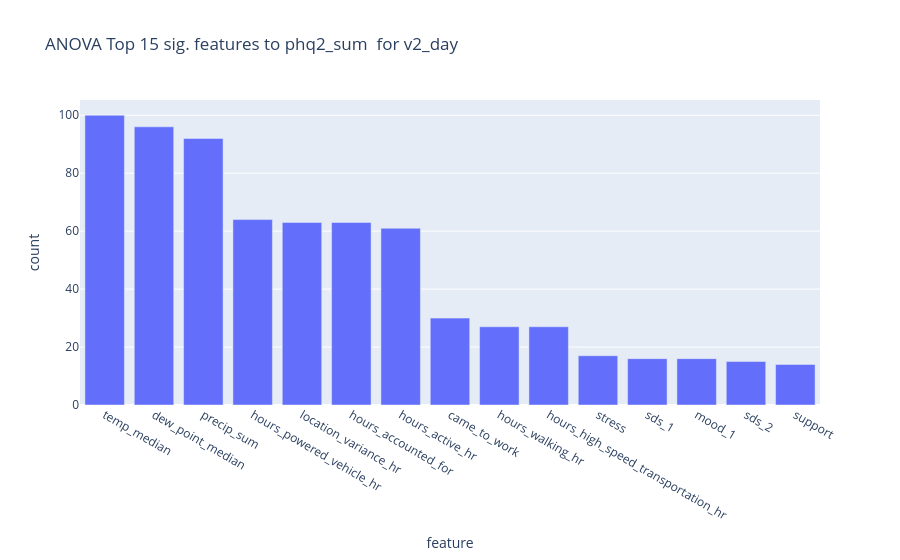
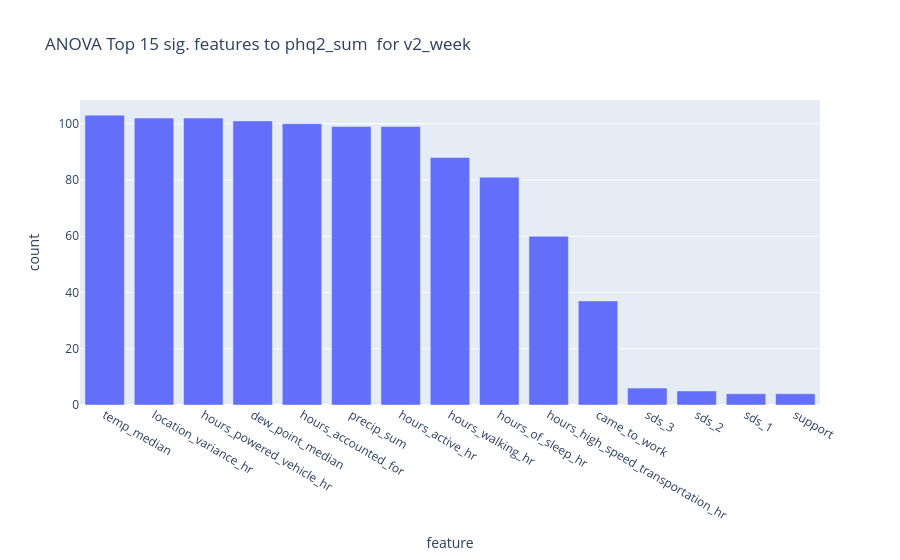
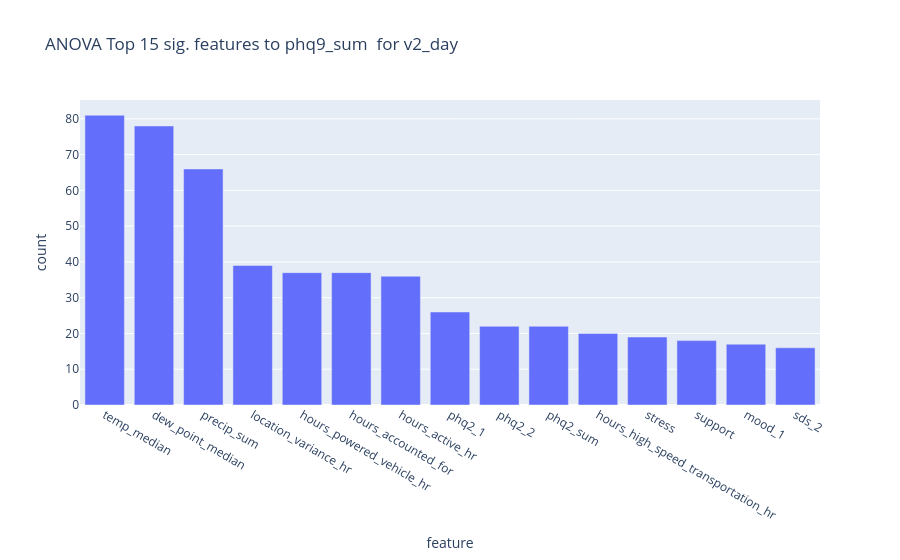
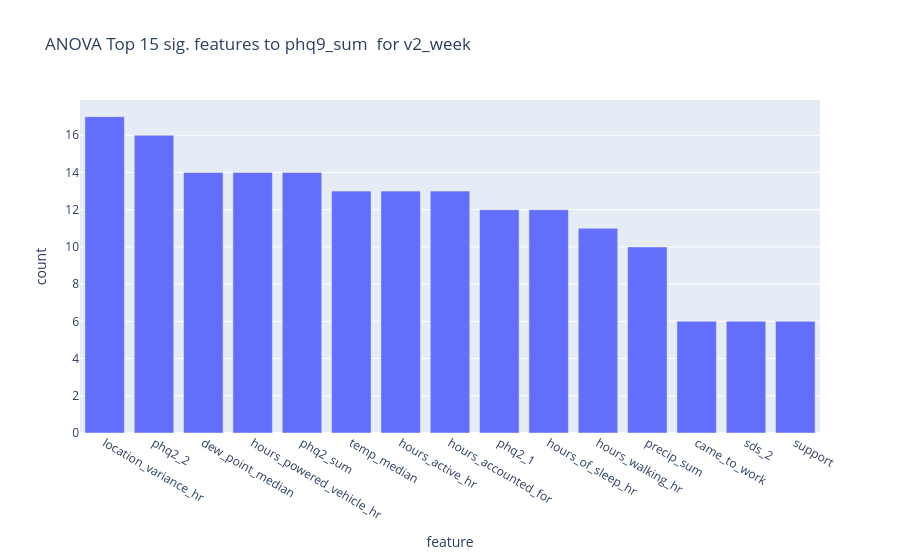

The code cell stored with these charts, in order, in its notebook:
### Markdown cell above
### From this, we'll keep keep_weather = ["dew_point_median", "temp_median", "precip_sum"]. It seems like the analyses are getting skewed for V2_day because daily everyone has weather but not everyone has the others. 

## Run ANOVA for V1, V2 (only 3 kept weather, not too-correlated cols, etc)

### Code cell
## Anova LIMITED WEATHER analysis
keep_weather = ["dew_point_median", "temp_median", "precip_sum"]
# also added to variables.py

print('Run on:', dt.datetime.today().strftime('%a %d %b %Y, %I:%M%p'))
import textwrap

# ---- EDIT PARAMS ------
n_features = 10 # Choose number of features/scores to save from the ANOVA
n_subjects_show = 3 # Choose number of subjects' ANOVA scores to see in graphs
n_features_show = 10 # Choose number of features to see in graphs
show_means = True # Choose whether to visualize mean scores for features across all subjects
verbose = False
# --------------------

	
for y_col in ['phq2_sum','phq9_sum']:

	for name in ['v1_day','v1_week','v2_day','v2_week']:
		subjects_shown_count=0
		subjects_skipped=0
		print(f'################ {name} ###############')
		df = pd.read_csv(os.path.join(brighten_dir, f'{name}_trainval_transformed.csv')) #use transformed to have NOT imputed data
		
		numeric_cols = df.select_dtypes(include=('int64','float64')).columns.to_list()
		drop_nonnumeric_cols = [col for col in df.columns if col not in numeric_cols]
		drop_dup_dumb_cols = [col for col in df.columns if '.1' in col or '.2' in col or '.3' in col or 'Unnamed' in col]
		drop_baseline_cols = [col for col in df.columns if any(item in col for item in baseline_cols)]
		drop_fully_missing_cols = [col for col in df.columns if col in fully_missing_cols]
		drop_time_cols = [col for col in df.columns if any(item in col for item in ['dt','date','day','week','month','season'])]
		# Too correlated cols
		drop_drop_too_corr_cols = [col for col in df.columns if col in drop_corr_cols_v1+drop_corr_cols_v2]
		drop_non_hr_cols = [col for col in df.columns if f'{col}_hr' in df.columns]
		# Drop WEATHER
		drop_weather_cols = [col for col in daily_v2_weather if col in df.columns and col not in keep_weather]
		df_clean = df.drop(columns=[col for col in df.columns if col in drop_nonnumeric_cols+drop_dup_dumb_cols+drop_baseline_cols+drop_time_cols+drop_non_hr_cols+drop_drop_too_corr_cols+drop_weather_cols+drop_fully_missing_cols])
		
		

		for sub, sub_df in df_clean.groupby('num_id'):

			df_cov = sub_df.loc[:, sub_df.notna().mean() > 0.7]
			df_cov = df_cov.copy()
			if y_col not in df_cov.columns:
				df_cov[y_col] = sub_df[y_col].copy()
			#print(f'Not including these columns in X, not enough coverage: ', [col for col in sub_df_anova.columns if col not in df_cov.columns])
			df_full = df_cov.dropna()
			#print(f'Shape before dropna: {df_cov.shape}, shape afer dropna: {df_full.shape}')
			rows = len(df_full)
			columns_dropped = df_cov.shape[0] - df_full.shape[0]
			columns_remaining = df_full.shape[0]
			min_rows = 6 if 'week' in name else 15
			if rows <= min_rows:
				if verbose: print(f'Skipping {sub}, only {rows} rows.')
				subjects_skipped+=1
				continue # skip small samples
			if columns_remaining < 4:
				if verbose: print(f'Skipping {sub}, only {columns_remaining} columns (dropped {columns_dropped}).')
				subjects_skipped+=1
				continue #skip insufficient features

			# Separate X and y
			selector = SelectKBest(score_func=f_classif, k=2)
			if 'phq2' in y_col:
				X = df_full.drop(columns=[col for col in df_full.columns if 'phq' in col])
			if 'phq9' in y_col:
				X = df_full.drop(columns=[col for col in df_full.columns if 'phq9' in col])
			X_num = X.select_dtypes(include=('int64','float64'))
			# print(f'Not including these columns in X, not numeric: ', [col for col in X.columns if col not in X_num.columns])
			
			y = df_full[y_col].copy()
			if y.nunique() < 2 or y.var() < 0.001:
				if verbose: print(f'Skipping sub {sub}: 0 variance in y')
				subjects_skipped+=1
				continue
			if y.std() < 0.1:
				if verbose: print(f'Skipping sub {sub}, low variance in y')
				subjects_skipped+=1
				continue



			# --- Drop constant (zero-variance) features ---
			var_selector = VarianceThreshold(threshold=1e-10)
			try:
				X_var = pd.DataFrame(
					var_selector.fit_transform(X_num),
					columns=X_num.columns[var_selector.get_support()],
					index=X_num.index
				)
			except Exception as e:
				if verbose: print(f'Skipping sub {sub}, Exception on VarianceThreshold: {e}')
				subjects_skipped+=1
				continue 

			if X_var.shape[1] < 2:
				if verbose: print(f'Skipping sub {sub}, only {X_var.shape[1]} features after dropping zero-variance.')
				subjects_skipped+=1
				continue

			X_new = selector.fit_transform(X_var, y)

			# Show scores
			anova_scores = pd.DataFrame({
				'feature': X_var.columns,
				'f_score': selector.scores_,
				'p_value': selector.pvalues_
			}).sort_values('f_score', ascending=False)

			#print(anova_scores)
			
			# --- Save Features --- 
			top_n = 10  # number of top features to save
			top_features_sub = anova_scores.head(top_n)
		
			top_subj_features[y_col][name][sub] = top_features_sub['feature'].to_list()

			# --- Visualize Scores for Subjects ---

			if subjects_shown_count < n_subjects_show:
				fig = plt.figure(figsize=(5, 4))
				plt.barh(top_features_sub['feature'], top_features_sub['f_score'], color='skyblue')
				plt.xlabel('F-score (ANOVA)')
				plt.ylabel('Feature')
				plt.suptitle(f'{name} subject: Top {top_n} Features for subject {sub} by ANOVA F-score')
				plt.gca().invert_yaxis()

				# Wrap columns into a readable multi-line string
				cols_str = ', '.join(X_var.columns.to_list())
				wrapped = textwrap.fill(cols_str, width=100)
				label = f'Columns available:\n{wrapped}'

				plt.figtext(
					0.01, -0.02,          # x, y in figure coords (below the axes)
					label,
					fontsize=7,
					verticalalignment='top',
					bbox=dict(boxstyle='round', facecolor='lightyellow', alpha=0.8)
				)

				plt.tight_layout()
				plt.subplots_adjust(bottom=0.02 + 0.013 * wrapped.count('\n'))  # grow bottom margin with line count
				plt.show()
				subjects_shown_count += 1


	# --- Summarize across subjects ---
	for name in top_subj_features[y_col].keys():
		if 'v1' in name:
			continue
		all_feats = [feat for sublist in top_subj_features[y_col][name].values() for feat in sublist]
		counts = Counter(all_feats)
		top_common = pd.DataFrame(counts.most_common(15), columns=['feature', 'count'])
		
		# --- Visualize Mean Scores Across Subjects ---
		if show_means:
			fig = px.bar(top_common, x='feature', y='count', title=f'ANOVA Top 15 sig. features to {y_col}  for {name}')
			fig.show()

		if verbose: print(f'Adding to {name} for {y_col}: {top_common['feature'].to_list()}')
		anova_features[y_col][name] = top_common['feature'].to_list()

		subjects_used = len(list(top_subj_features[y_col][name].keys()))
		subjects = subjects_used + subjects_skipped

		print(f'For {name}: {subjects_used} used of {subjects}')

### Figure 1 — Plotly figure (JSON) as saved in the notebook; plotly's stock layout.template omitted (floating-point values rounded to 4 significant figures)
{"data": [{"hovertemplate": "feature=%{x}<br>count=%{y}<extra></extra>", "legendgroup": "", "marker": {"color": "#636efa", "pattern": {"shape": ""}}, "name": "", "orientation": "v", "showlegend": false, "textposition": "auto", "type": "bar", "x": ["temp_median", "dew_point_median", "precip_sum", "hours_powered_vehicle_hr", "location_variance_hr", "hours_accounted_for", "hours_active_hr", "came_to_work", "hours_walking_hr", "hours_high_speed_transportation_hr", "stress", "sds_1", "mood_1", "sds_2", "support"], "xaxis": "x", "y": [100, 96, 92, 64, 63, 63, 61, 30, 27, 27, 17, 16, 16, 15, 14], "yaxis": "y"}], "layout": {"barmode": "relative", "legend": {"tracegroupgap": 0}, "title": {"text": "ANOVA Top 15 sig. features to phq2_sum  for v2_day"}, "xaxis": {"anchor": "y", "domain": [0, 1], "title": {"text": "feature"}}, "yaxis": {"anchor": "x", "domain": [0, 1], "title": {"text": "count"}}}}

### Figure 2 — Plotly figure (JSON) as saved in the notebook; plotly's stock layout.template omitted (floating-point values rounded to 4 significant figures)
{"data": [{"hovertemplate": "feature=%{x}<br>count=%{y}<extra></extra>", "legendgroup": "", "marker": {"color": "#636efa", "pattern": {"shape": ""}}, "name": "", "orientation": "v", "showlegend": false, "textposition": "auto", "type": "bar", "x": ["temp_median", "location_variance_hr", "hours_powered_vehicle_hr", "dew_point_median", "hours_accounted_for", "precip_sum", "hours_active_hr", "hours_walking_hr", "hours_of_sleep_hr", "hours_high_speed_transportation_hr", "came_to_work", "sds_3", "sds_2", "sds_1", "support"], "xaxis": "x", "y": [103, 102, 102, 101, 100, 99, 99, 88, 81, 60, 37, 6, 5, 4, 4], "yaxis": "y"}], "layout": {"barmode": "relative", "legend": {"tracegroupgap": 0}, "title": {"text": "ANOVA Top 15 sig. features to phq2_sum  for v2_week"}, "xaxis": {"anchor": "y", "domain": [0, 1], "title": {"text": "feature"}}, "yaxis": {"anchor": "x", "domain": [0, 1], "title": {"text": "count"}}}}

### Figure 3 — Plotly figure (JSON) as saved in the notebook; plotly's stock layout.template omitted (floating-point values rounded to 4 significant figures)
{"data": [{"hovertemplate": "feature=%{x}<br>count=%{y}<extra></extra>", "legendgroup": "", "marker": {"color": "#636efa", "pattern": {"shape": ""}}, "name": "", "orientation": "v", "showlegend": false, "textposition": "auto", "type": "bar", "x": ["temp_median", "dew_point_median", "precip_sum", "location_variance_hr", "hours_powered_vehicle_hr", "hours_accounted_for", "hours_active_hr", "phq2_1", "phq2_2", "phq2_sum", "hours_high_speed_transportation_hr", "stress", "support", "mood_1", "sds_2"], "xaxis": "x", "y": [81, 78, 66, 39, 37, 37, 36, 26, 22, 22, 20, 19, 18, 17, 16], "yaxis": "y"}], "layout": {"barmode": "relative", "legend": {"tracegroupgap": 0}, "title": {"text": "ANOVA Top 15 sig. features to phq9_sum  for v2_day"}, "xaxis": {"anchor": "y", "domain": [0, 1], "title": {"text": "feature"}}, "yaxis": {"anchor": "x", "domain": [0, 1], "title": {"text": "count"}}}}

### Figure 4 — Plotly figure (JSON) as saved in the notebook; plotly's stock layout.template omitted (floating-point values rounded to 4 significant figures)
{"data": [{"hovertemplate": "feature=%{x}<br>count=%{y}<extra></extra>", "legendgroup": "", "marker": {"color": "#636efa", "pattern": {"shape": ""}}, "name": "", "orientation": "v", "showlegend": false, "textposition": "auto", "type": "bar", "x": ["location_variance_hr", "phq2_2", "dew_point_median", "hours_powered_vehicle_hr", "phq2_sum", "temp_median", "hours_active_hr", "hours_accounted_for", "phq2_1", "hours_of_sleep_hr", "hours_walking_hr", "precip_sum", "came_to_work", "sds_2", "support"], "xaxis": "x", "y": [17, 16, 14, 14, 14, 13, 13, 13, 12, 12, 11, 10, 6, 6, 6], "yaxis": "y"}], "layout": {"barmode": "relative", "legend": {"tracegroupgap": 0}, "title": {"text": "ANOVA Top 15 sig. features to phq9_sum  for v2_week"}, "xaxis": {"anchor": "y", "domain": [0, 1], "title": {"text": "feature"}}, "yaxis": {"anchor": "x", "domain": [0, 1], "title": {"text": "count"}}}}
